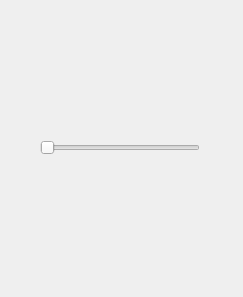
<?xml version="1.0" encoding="UTF-8"?>
<ui version="4.0">
 <class>Dialog</class>
 <widget class="QDialog" name="Dialog">
  <property name="geometry">
   <rect>
    <x>0</x>
    <y>0</y>
    <width>243</width>
    <height>297</height>
   </rect>
  </property>
  <property name="windowTitle">
   <string>Dialog</string>
  </property>
  <widget class="QSlider" name="horizontalSlider">
   <property name="geometry">
    <rect>
     <x>40</x>
     <y>140</y>
     <width>160</width>
     <height>16</height>
    </rect>
   </property>
   <property name="orientation">
    <enum>Qt::Horizontal</enum>
   </property>
  </widget>
 </widget>
 <resources/>
 <connections/>
</ui>
